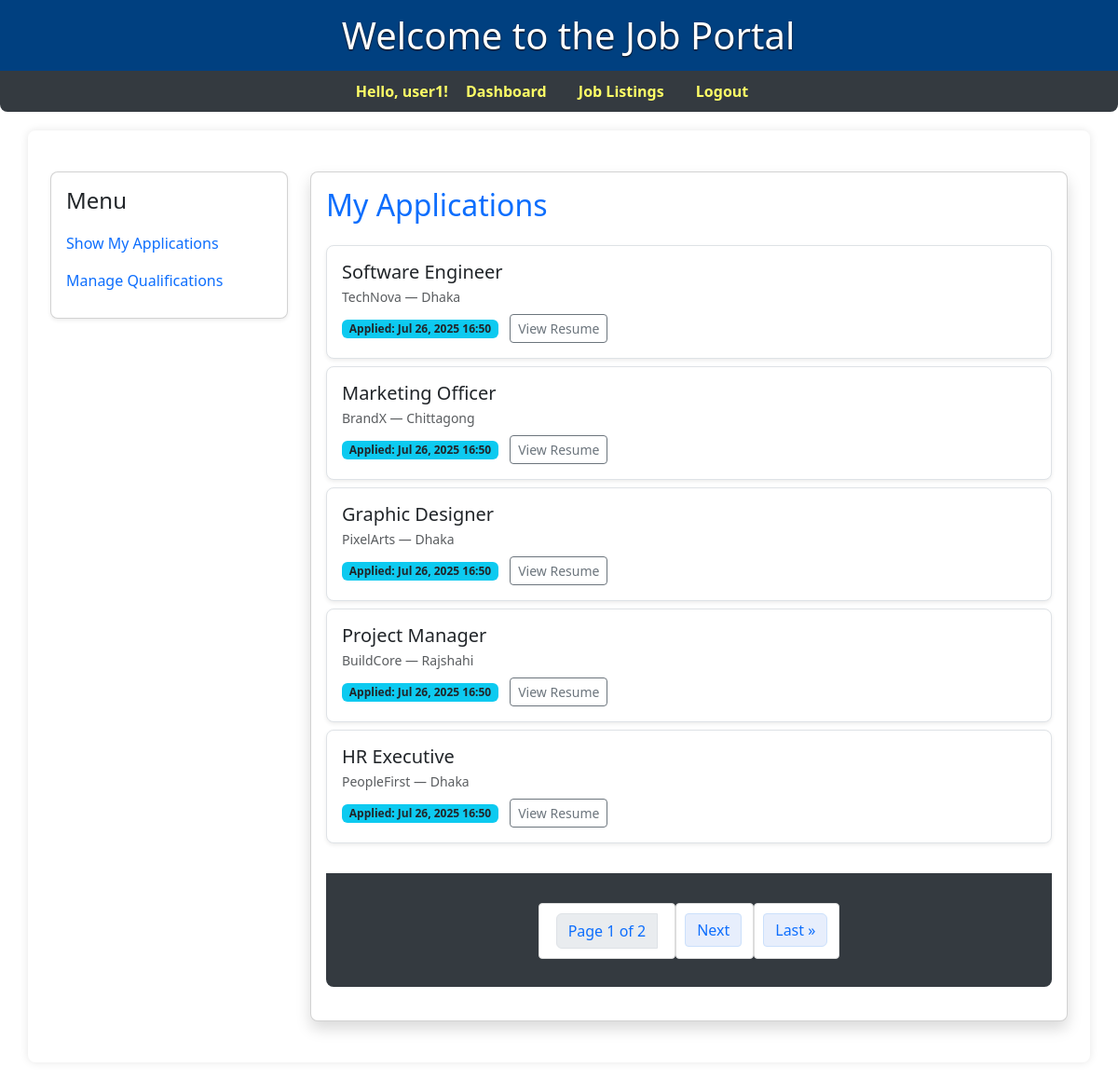
Screenshot of /dashboard/ (signed in) with the database file from the repository.
### core/models.py (models this page shows)
class CustomUser(AbstractUser):
    ROLE_CHOICES = (
        ('employer', 'Employer'),
        ('applicant', 'Applicant'),
    )
    role = models.CharField(max_length=10, choices=ROLE_CHOICES)
    experience_years = models.IntegerField(blank=True, null=True)

class Application(models.Model):
    job = models.ForeignKey(Job, on_delete=models.CASCADE)
    applicant = models.ForeignKey(settings.AUTH_USER_MODEL, on_delete=models.CASCADE)
    resume = models.FileField(upload_to='resumes/')
    cover_letter = models.TextField()
    applied_at = models.DateTimeField(auto_now_add=True)
    class Meta:
        constraints = [
            models.UniqueConstraint(fields=['job', 'applicant'], name='unique_application_per_job_per_user')
        ]

class Job(models.Model):
    title = models.CharField(max_length=255)
    company_name = models.CharField(max_length=255)
    location = models.CharField(max_length=255)
    description = models.TextField()
    posted_by = models.ForeignKey(settings.AUTH_USER_MODEL, on_delete=models.CASCADE)
    created_at = models.DateTimeField(auto_now_add=True)

### core/views.py (the view)
# urls.py: path('dashboard/', views.dashboard, name='dashboard'),
@login_required
def dashboard(request):
    if request.user.role == 'employer':
        job_list = Job.objects.filter(posted_by=request.user).annotate(app_count=Count('application'))
        paginator = Paginator(job_list, 5)  # Show 5 jobs per page
        page_number = request.GET.get('page')
        jobs = paginator.get_page(page_number)
        return render(request, 'core/employer_dashboard.html', {'jobs': jobs})
    else:
        applications_list = Application.objects.filter(applicant=request.user)
        paginator = Paginator(applications_list, 5)  # 5 per page, adjust as needed
        page_number = request.GET.get('page')
        applications = paginator.get_page(page_number)
        return render(request, 'core/applicant_dashboard.html', {'applications': applications})

### core/templates/core/applicant_dashboard.html (shortened to what this page needs)
{% extends 'base.html' %}
{% block content %}
<div class="container-fluid py-4">
  <div class="row">
    <div class="col-md-3 mb-4">
      <div class="card shadow-sm rounded-3">
        <div class="card-body">
          <h4 class="mb-3">Menu</h4>
          <ul class="list-group">
            <li class="list-group-item border-0 px-0 py-1">
              <a href="{% url 'dashboard' %}" class="text-decoration-none">Show My Applications</a>
            </li>
            <li class="list-group-item border-0 px-0 py-1">
              <a href="{% url 'manage_qualifications' %}" class="text-decoration-none">Manage Qualifications</a>
            </li>
          </ul>
        </div>
      </div>
    </div>
    <div class="col-md-9">
      <div class="card shadow rounded-3">
        <div class="card-body">
          <h2 class="mb-4 text-primary">My Applications</h2>
          {% if applications %}
            <div class="list-group">
              {% for app in applications %}
                <div class="list-group-item py-3 mb-2 rounded-3 border shadow-sm">
                  <div class="d-flex justify-content-between align-items-center">
                    <div>
                      <h5 class="mb-1">{{ app.job.title }}</h5>
                      <div class="text-muted small mb-2">
                        {{ app.job.company_name }} &mdash; {{ app.job.location }}
                      </div>
                      <div>
                        <span class="badge bg-info text-dark">Applied: {{ app.applied_at|date:"M d, Y H:i" }}</span>
                        <a href="{{ app.resume.url }}" class="btn btn-outline-secondary btn-sm ms-2" target="_blank">
                          View Resume
                        </a>
                      </div>
                    </div>
                  </div>
                </div>
              {% endfor %}
            </div>
          {% else %}
            <div class="alert alert-info mt-3">
              No applications submitted yet.
            </div>
          {% endif %}
          <nav class="mt-4">
                <ul class="pagination justify-content-center">
                  <li class="page-item disabled">
                    <span class="page-link text-primary">
                      Page {{ applications.number }} of {{ applications.paginator.num_pages }}
                    </span>
                  </li>
                  {% if applications.has_next %}
                    <li class="page-item">
                      <a class="page-link text-primary" href="?page={{ applications.next_page_number }}">Next</a>
                    </li>
                    <li class="page-item">
                      <a class="page-link text-primary" href="?page={{ applications.paginator.num_pages }}">Last &raquo;</a>
                    </li>
                  {% endif %}
                </ul>
          </nav>
        </div>
      </div>
    </div>
  </div>
</div>
{% endblock %}

### templates/base.html (shortened to what this page needs)
{% load static %}
<!DOCTYPE html>
<html>
<head>
    <link rel="stylesheet" href="{% static 'css/style.css' %}">
    <link href="https://cdn.jsdelivr.net/npm/bootstrap@5.3.3/dist/css/bootstrap.min.css" rel="stylesheet">
</head>
<body>
    <div class="site-banner">
        <h1 style="margin: 0; padding: 5px 15px;">Welcome to the Job Portal</h1>
    </div>
    <nav>
        {% if user.is_authenticated %}
            <span style="color:#ff6; font-weight:bold;">Hello, {{ user.get_full_name|default:user.username }}!</span>
            <a href="{% url 'dashboard' %}">Dashboard</a>
            {% if user.role == 'applicant' %}
            <a href="{% url 'job_list' %}">Job Listings</a>
            {% endif %}
            <form action="{% url 'logout' %}" method="post" style="display:inline;">
                <button type="submit" style="background:none;border:none;padding:0;color:#007bff;cursor:pointer;">Logout</button>
            </form>
        {% else %}
            <a href="{% url 'login' %}">Login</a>
            <a href="{% url 'register' %}">Register</a>
        {% endif %}
    </nav>
    <div class="container">
        {% block content %}{% endblock %}
    </div>
</body>
</html>

### static/css/style.css (style rules this page uses)
body { font-family: Arial, sans-serif; background-color: #f8f9fa; margin: 0; padding: 0; }
.site-banner { height: 2cm; color: white; display: flex; align-items: center; font-size: 1.2rem; padding-left: 20px; text-shadow: 0 1px 2px black; background-color: #004080; justify-content: center; box-shadow: 0 2px 5px rgba(0,0,0,0.1); }
.container { width: 80%; margin: 20px auto; background: white; padding: 20px; box-shadow: 0 0 10px rgba(0,0,0,0.1); border-radius: 8px; }
h2 { color: #343a40; }
button { background-color: #007bff; color: white; padding: 10px 20px; border: none; border-radius: 4px; cursor: pointer; }
ul { list-style-type: none; padding: 0; }
li { background: #ffffff; padding: 10px; margin-bottom: 8px; border: 1px solid #ddd; border-radius: 4px; }
nav { background: #343a40; padding: 10px 0; margin-bottom: 20px; border-radius: 0 0 8px 8px; text-align: center; }
nav a, nav button { color: #ff6 !important; text-decoration: none; margin: 0 15px; font-weight: bold; background: none; border: none; padding: 0; cursor: pointer; font-size: 16px; transition: color 0.2s; }
.pagination a { margin: 0 5px; text-decoration: none; }
.pagination span { margin: 0 10px; }
.pagination { margin: 22px 0 12px 0; text-align: center; }
.pagination a { background: #e7eefc; color: #0072e3; padding: 5px 12px; border-radius: 4px; margin: 0 2px; border: 1px solid #cbe0fb; text-decoration: none; font-weight: 500; transition: background 0.18s, color 0.18s; }
.pagination span { margin: 0 8px; font-weight: 600; }
.pagination .page-link { color: #084298; font-weight: 500; }

### rows the page displays
CustomUser: get_full_name "user1"
Application: job "Software Engineer", job.company_name "TechNova", job.location "Dhaka", applied_at "Jul 26, 2025 16:50"
Application: job "Marketing Officer", job.company_name "BrandX", job.location "Chittagong", applied_at "Jul 26, 2025 16:50"
Application: job "Graphic Designer", job.company_name "PixelArts", job.location "Dhaka", applied_at "Jul 26, 2025 16:50"
Application: job "Project Manager", job.company_name "BuildCore", job.location "Rajshahi", applied_at "Jul 26, 2025 16:50"
Application: job "HR Executive", job.company_name "PeopleFirst", job.location "Dhaka", applied_at "Jul 26, 2025 16:50"

### other values shown
{{ applications.number }} "1"
{{ applications.paginator.num_pages }} "2"
